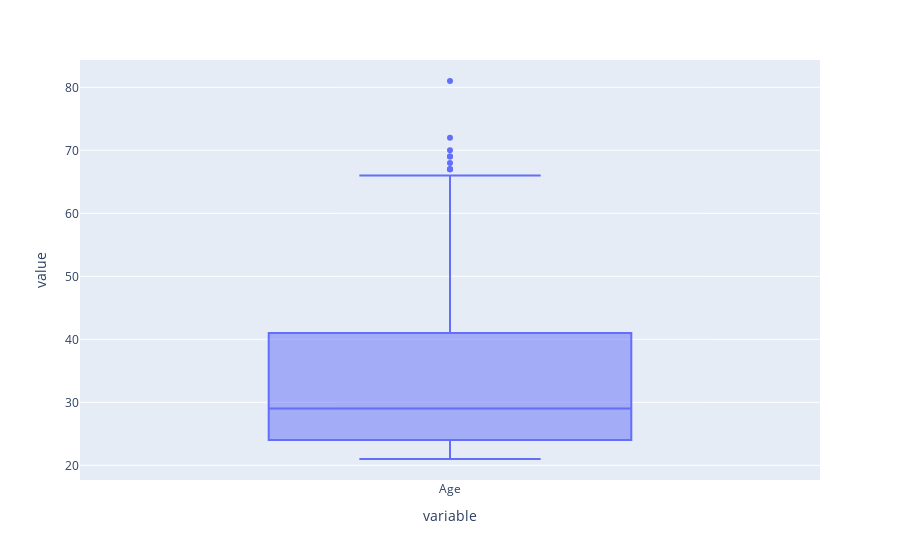

Notebook source saved alongside this figure:
### Markdown cell above
- There are so many  outliers are there in the upper bound so it is highly rightly skewed data

### Code cell
px.box(dataknn["Age"])

### Figure 1 — Plotly figure (JSON) as saved in the notebook; plotly's stock layout.template omitted (floating-point values rounded to 4 significant figures; data arrays with more than 128 entries replaced by an {"elided": "..."} marker saying what was removed)
{"data": [{"alignmentgroup": "True", "hovertemplate": "variable=%{x}<br>value=%{y}<extra></extra>", "legendgroup": "", "marker": {"color": "#636efa"}, "name": "", "notched": false, "offsetgroup": "", "orientation": "v", "showlegend": false, "type": "box", "x": {"elided": "768 str values"}, "x0": " ", "xaxis": "x", "y": {"elided": "768 int values"}, "y0": " ", "yaxis": "y"}], "layout": {"boxmode": "group", "legend": {"tracegroupgap": 0}, "margin": {"t": 60}, "xaxis": {"anchor": "y", "domain": [0, 1], "title": {"text": "variable"}}, "yaxis": {"anchor": "x", "domain": [0, 1], "title": {"text": "value"}}}}
